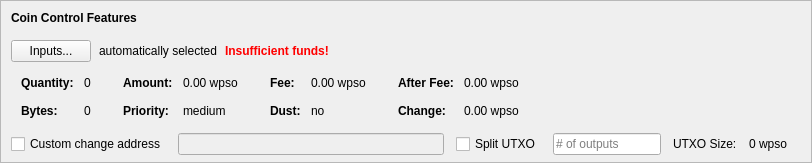
    <widget class="QFrame" name="frameCoinControl">
     <property name="sizePolicy">
      <sizepolicy hsizetype="Expanding" vsizetype="Expanding">
       <horstretch>0</horstretch>
       <verstretch>0</verstretch>
      </sizepolicy>
     </property>
     <property name="maximumSize">
      <size>
       <width>16777215</width>
       <height>16777215</height>
      </size>
     </property>
     <property name="frameShape">
      <enum>QFrame::StyledPanel</enum>
     </property>
     <property name="frameShadow">
      <enum>QFrame::Sunken</enum>
     </property>
     <layout class="QVBoxLayout" name="verticalLayoutCoinControl2">
      <property name="spacing">
       <number>0</number>
      </property>
      <property name="leftMargin">
       <number>0</number>
      </property>
      <property name="topMargin">
       <number>0</number>
      </property>
      <property name="rightMargin">
       <number>0</number>
      </property>
      <property name="bottomMargin">
       <number>6</number>
      </property>
      <item>
       <layout class="QVBoxLayout" name="verticalLayoutCoinControl" stretch="0,0,0,0,1">
        <property name="spacing">
         <number>0</number>
        </property>
        <property name="leftMargin">
         <number>10</number>
        </property>
        <property name="topMargin">
         <number>10</number>
        </property>
        <item>
         <layout class="QHBoxLayout" name="horizontalLayoutCoinControl1">
          <property name="bottomMargin">
           <number>15</number>
          </property>
          <item>
           <widget class="QLabel" name="labelCoinControlFeatures">
            <property name="sizePolicy">
             <sizepolicy hsizetype="Preferred" vsizetype="Maximum">
              <horstretch>0</horstretch>
              <verstretch>0</verstretch>
             </sizepolicy>
            </property>
            <property name="font">
             <font>
              <weight>75</weight>
              <bold>true</bold>
             </font>
            </property>
            <property name="styleSheet">
             <string notr="true">font-weight:bold;</string>
            </property>
            <property name="text">
             <string>Coin Control Features</string>
            </property>
           </widget>
          </item>
         </layout>
        </item>
        <item>
         <layout class="QHBoxLayout" name="horizontalLayoutCoinControl2" stretch="0,0,0,0">
          <property name="spacing">
           <number>8</number>
          </property>
          <property name="bottomMargin">
           <number>10</number>
          </property>
          <item>
           <widget class="QPushButton" name="pushButtonCoinControl">
            <property name="styleSheet">
             <string notr="true"/>
            </property>
            <property name="text">
             <string>Inputs...</string>
            </property>
            <property name="autoDefault">
             <bool>false</bool>
            </property>
           </widget>
          </item>
          <item>
           <widget class="QLabel" name="labelCoinControlAutomaticallySelected">
            <property name="text">
             <string>automatically selected</string>
            </property>
            <property name="margin">
             <number>5</number>
            </property>
           </widget>
          </item>
          <item>
           <widget class="QLabel" name="labelCoinControlInsuffFunds">
            <property name="font">
             <font>
              <weight>75</weight>
              <bold>true</bold>
             </font>
            </property>
            <property name="styleSheet">
             <string notr="true">color:red;font-weight:bold;</string>
            </property>
            <property name="text">
             <string>Insufficient funds!</string>
            </property>
            <property name="margin">
             <number>5</number>
            </property>
           </widget>
          </item>
          <item>
           <spacer name="horizontalSpacerCoinControl">
            <property name="orientation">
             <enum>Qt::Horizontal</enum>
            </property>
            <property name="sizeHint" stdset="0">
             <size>
              <width>40</width>
              <height>1</height>
             </size>
            </property>
           </spacer>
          </item>
         </layout>
        </item>
        <item>
         <widget class="QWidget" name="widgetCoinControl" native="true">
          <property name="sizePolicy">
           <sizepolicy hsizetype="Preferred" vsizetype="Preferred">
            <horstretch>0</horstretch>
            <verstretch>0</verstretch>
           </sizepolicy>
          </property>
          <property name="minimumSize">
           <size>
            <width>0</width>
            <height>0</height>
           </size>
          </property>
          <property name="styleSheet">
           <string notr="true"/>
          </property>
          <layout class="QHBoxLayout" name="horizontalLayoutCoinControl5">
           <property name="leftMargin">
            <number>0</number>
           </property>
           <property name="topMargin">
            <number>0</number>
           </property>
           <property name="rightMargin">
            <number>0</number>
           </property>
           <property name="bottomMargin">
            <number>0</number>
           </property>
           <item>
            <layout class="QHBoxLayout" name="horizontalLayoutCoinControl3" stretch="0,0,0,1">
             <property name="spacing">
              <number>20</number>
             </property>
             <property name="topMargin">
              <number>0</number>
             </property>
             <property name="bottomMargin">
              <number>10</number>
             </property>
             <item>
              <layout class="QFormLayout" name="formLayoutCoinControl1">
               <property name="horizontalSpacing">
                <number>10</number>
               </property>
               <property name="verticalSpacing">
                <number>14</number>
               </property>
               <property name="leftMargin">
                <number>10</number>
               </property>
               <property name="topMargin">
                <number>4</number>
               </property>
               <property name="rightMargin">
                <number>6</number>
               </property>
               <item row="0" column="0">
                <widget class="QLabel" name="labelCoinControlQuantityText">
                 <property name="font">
                  <font>
                   <weight>75</weight>
                   <bold>true</bold>
                  </font>
                 </property>
                 <property name="text">
                  <string>Quantity:</string>
                 </property>
                 <property name="margin">
                  <number>0</number>
                 </property>
                </widget>
               </item>
               <item row="0" column="1">
                <widget class="QLabel" name="labelCoinControlQuantity">
                 <property name="cursor">
                  <cursorShape>IBeamCursor</cursorShape>
                 </property>
                 <property name="contextMenuPolicy">
                  <enum>Qt::ActionsContextMenu</enum>
                 </property>
                 <property name="text">
                  <string notr="true">0</string>
                 </property>
                 <property name="margin">
                  <number>0</number>
                 </property>
                 <property name="textInteractionFlags">
                  <set>Qt::LinksAccessibleByMouse|Qt::TextSelectableByKeyboard|Qt::TextSelectableByMouse</set>
                 </property>
                </widget>
               </item>
               <item row="1" column="0">
                <widget class="QLabel" name="labelCoinControlBytesText">
                 <property name="font">
                  <font>
                   <weight>75</weight>
                   <bold>true</bold>
                  </font>
                 </property>
                 <property name="text">
                  <string>Bytes:</string>
                 </property>
                </widget>
               </item>
               <item row="1" column="1">
                <widget class="QLabel" name="labelCoinControlBytes">
                 <property name="cursor">
                  <cursorShape>IBeamCursor</cursorShape>
                 </property>
                 <property name="contextMenuPolicy">
                  <enum>Qt::ActionsContextMenu</enum>
                 </property>
                 <property name="text">
                  <string notr="true">0</string>
                 </property>
                 <property name="textInteractionFlags">
                  <set>Qt::LinksAccessibleByMouse|Qt::TextSelectableByKeyboard|Qt::TextSelectableByMouse</set>
                 </property>
                </widget>
               </item>
              </layout>
             </item>
             <item>
              <layout class="QFormLayout" name="formLayoutCoinControl2">
               <property name="horizontalSpacing">
                <number>10</number>
               </property>
               <property name="verticalSpacing">
                <number>14</number>
               </property>
               <property name="leftMargin">
                <number>6</number>
               </property>
               <property name="topMargin">
                <number>4</number>
               </property>
               <property name="rightMargin">
                <number>6</number>
               </property>
               <item row="0" column="0">
                <widget class="QLabel" name="labelCoinControlAmountText">
                 <property name="font">
                  <font>
                   <weight>75</weight>
                   <bold>true</bold>
                  </font>
                 </property>
                 <property name="text">
                  <string>Amount:</string>
                 </property>
                 <property name="margin">
                  <number>0</number>
                 </property>
                </widget>
               </item>
               <item row="0" column="1">
                <widget class="QLabel" name="labelCoinControlAmount">
                 <property name="cursor">
                  <cursorShape>IBeamCursor</cursorShape>
                 </property>
                 <property name="contextMenuPolicy">
                  <enum>Qt::ActionsContextMenu</enum>
                 </property>
                 <property name="text">
                  <string notr="true">0.00 wpso</string>
                 </property>
                 <property name="textInteractionFlags">
                  <set>Qt::LinksAccessibleByMouse|Qt::TextSelectableByKeyboard|Qt::TextSelectableByMouse</set>
                 </property>
                </widget>
               </item>
               <item row="1" column="0">
                <widget class="QLabel" name="labelCoinControlPriorityText">
                 <property name="font">
                  <font>
                   <weight>75</weight>
                   <bold>true</bold>
                  </font>
                 </property>
                 <property name="text">
                  <string>Priority:</string>
                 </property>
                </widget>
               </item>
               <item row="1" column="1">
                <widget class="QLabel" name="labelCoinControlPriority">
                 <property name="cursor">
                  <cursorShape>IBeamCursor</cursorShape>
                 </property>
                 <property name="contextMenuPolicy">
                  <enum>Qt::ActionsContextMenu</enum>
                 </property>
                 <property name="text">
                  <string>medium</string>
                 </property>
                 <property name="textInteractionFlags">
                  <set>Qt::LinksAccessibleByMouse|Qt::TextSelectableByKeyboard|Qt::TextSelectableByMouse</set>
                 </property>
                </widget>
               </item>
              </layout>
             </item>
             <item>
              <layout class="QFormLayout" name="formLayoutCoinControl3">
               <property name="horizontalSpacing">
                <number>10</number>
               </property>
               <property name="verticalSpacing">
                <number>14</number>
               </property>
               <property name="leftMargin">
                <number>6</number>
               </property>
               <property name="topMargin">
                <number>4</number>
               </property>
               <property name="rightMargin">
                <number>6</number>
               </property>
               <item row="0" column="0">
                <widget class="QLabel" name="labelCoinControlFeeText">
                 <property name="font">
                  <font>
                   <weight>75</weight>
                   <bold>true</bold>
                  </font>
                 </property>
                 <property name="text">
                  <string>Fee:</string>
                 </property>
                 <property name="margin">
                  <number>0</number>
                 </property>
                </widget>
               </item>
               <item row="0" column="1">
                <widget class="QLabel" name="labelCoinControlFee">
                 <property name="cursor">
                  <cursorShape>IBeamCursor</cursorShape>
                 </property>
                 <property name="contextMenuPolicy">
                  <enum>Qt::ActionsContextMenu</enum>
                 </property>
                 <property name="text">
                  <string notr="true">0.00 wpso</string>
                 </property>
                 <property name="textInteractionFlags">
                  <set>Qt::LinksAccessibleByMouse|Qt::TextSelectableByKeyboard|Qt::TextSelectableByMouse</set>
                 </property>
                </widget>
               </item>
               <item row="1" column="0">
                <widget class="QLabel" name="labelCoinControlLowOutputText">
                 <property name="font">
                  <font>
                   <weight>75</weight>
                   <bold>true</bold>
                  </font>
                 </property>
                 <property name="text">
                  <string>Dust:</string>
                 </property>
                </widget>
               </item>
               <item row="1" column="1">
                <widget class="QLabel" name="labelCoinControlLowOutput">
                 <property name="cursor">
                  <cursorShape>IBeamCursor</cursorShape>
                 </property>
                 <property name="contextMenuPolicy">
                  <enum>Qt::ActionsContextMenu</enum>
                 </property>
                 <property name="text">
                  <string>no</string>
                 </property>
                 <property name="textInteractionFlags">
                  <set>Qt::LinksAccessibleByMouse|Qt::TextSelectableByKeyboard|Qt::TextSelectableByMouse</set>
                 </property>
                </widget>
               </item>
              </layout>
             </item>
             <item>
              <layout class="QFormLayout" name="formLayoutCoinControl4">
               <property name="horizontalSpacing">
                <number>10</number>
               </property>
               <property name="verticalSpacing">
                <number>14</number>
               </property>
               <property name="leftMargin">
                <number>6</number>
               </property>
               <property name="topMargin">
                <number>4</number>
               </property>
               <property name="rightMargin">
                <number>6</number>
               </property>
               <item row="0" column="0">
                <widget class="QLabel" name="labelCoinControlAfterFeeText">
                 <property name="font">
                  <font>
                   <weight>75</weight>
                   <bold>true</bold>
                  </font>
                 </property>
                 <property name="text">
                  <string>After Fee:</string>
                 </property>
                 <property name="margin">
                  <number>0</number>
                 </property>
                </widget>
               </item>
               <item row="0" column="1">
                <widget class="QLabel" name="labelCoinControlAfterFee">
                 <property name="cursor">
                  <cursorShape>IBeamCursor</cursorShape>
                 </property>
                 <property name="contextMenuPolicy">
                  <enum>Qt::ActionsContextMenu</enum>
                 </property>
                 <property name="text">
                  <string notr="true">0.00 wpso</string>
                 </property>
                 <property name="textInteractionFlags">
                  <set>Qt::LinksAccessibleByMouse|Qt::TextSelectableByKeyboard|Qt::TextSelectableByMouse</set>
                 </property>
                </widget>
               </item>
               <item row="1" column="0">
                <widget class="QLabel" name="labelCoinControlChangeText">
                 <property name="font">
                  <font>
                   <weight>75</weight>
                   <bold>true</bold>
                  </font>
                 </property>
                 <property name="text">
                  <string>Change:</string>
                 </property>
                </widget>
               </item>
               <item row="1" column="1">
                <widget class="QLabel" name="labelCoinControlChange">
                 <property name="cursor">
                  <cursorShape>IBeamCursor</cursorShape>
                 </property>
                 <property name="contextMenuPolicy">
                  <enum>Qt::ActionsContextMenu</enum>
                 </property>
                 <property name="text">
                  <string notr="true">0.00 wpso</string>
                 </property>
                 <property name="textInteractionFlags">
                  <set>Qt::LinksAccessibleByMouse|Qt::TextSelectableByKeyboard|Qt::TextSelectableByMouse</set>
                 </property>
                </widget>
               </item>
              </layout>
             </item>
            </layout>
           </item>
          </layout>
         </widget>
        </item>
        <item>
         <layout class="QHBoxLayout" name="horizontalLayoutCoinControl4" stretch="0,0,0,0,0,0,0">
          <property name="spacing">
           <number>12</number>
          </property>
          <property name="sizeConstraint">
           <enum>QLayout::SetDefaultConstraint</enum>
          </property>
          <property name="topMargin">
           <number>5</number>
          </property>
          <property name="rightMargin">
           <number>5</number>
          </property>
          <item>
           <widget class="QCheckBox" name="checkBoxCoinControlChange">
            <property name="toolTip">
             <string>If this is activated, but the change address is empty or invalid, change will be sent to a newly generated address.</string>
            </property>
            <property name="text">
             <string>Custom change address</string>
            </property>
           </widget>
          </item>
          <item>
           <widget class="QValidatedLineEdit" name="lineEditCoinControlChange">
            <property name="enabled">
             <bool>false</bool>
            </property>
            <property name="sizePolicy">
             <sizepolicy hsizetype="Expanding" vsizetype="Fixed">
              <horstretch>0</horstretch>
              <verstretch>0</verstretch>
             </sizepolicy>
            </property>
           </widget>
          </item>
          <item>
           <widget class="QCheckBox" name="splitBlockCheckBox">
            <property name="text">
             <string>Split UTXO</string>
            </property>
           </widget>
          </item>
          <item>
           <widget class="QLineEdit" name="splitBlockLineEdit">
            <property name="sizePolicy">
             <sizepolicy hsizetype="Fixed" vsizetype="Fixed">
              <horstretch>50</horstretch>
              <verstretch>0</verstretch>
             </sizepolicy>
            </property>
            <property name="placeholderText">
             <string># of outputs</string>
            </property>
           </widget>
          </item>
          <item>
           <widget class="QLabel" name="labelBlockSizeText">
            <property name="text">
             <string>UTXO Size:</string>
            </property>
           </widget>
          </item>
          <item>
           <widget class="QLabel" name="labelBlockSize">
            <property name="text">
             <string>0 wpso</string>
            </property>
           </widget>
          </item>
          <item>
           <widget class="QLabel" name="labelCoinControlChangeLabel">
            <property name="sizePolicy">
             <sizepolicy hsizetype="Preferred" vsizetype="Expanding">
              <horstretch>0</horstretch>
              <verstretch>0</verstretch>
             </sizepolicy>
            </property>
            <property name="minimumSize">
             <size>
              <width>0</width>
              <height>0</height>
             </size>
            </property>
            <property name="text">
             <string/>
            </property>
            <property name="margin">
             <number>3</number>
            </property>
           </widget>
          </item>
         </layout>
        </item>
        <item>
         <spacer name="verticalSpacerCoinControl">
          <property name="orientation">
           <enum>Qt::Vertical</enum>
          </property>
          <property name="sizeHint" stdset="0">
           <size>
            <width>800</width>
            <height>1</height>
           </size>
          </property>
         </spacer>
        </item>
       </layout>
      </item>
     </layout>
    </widget>
